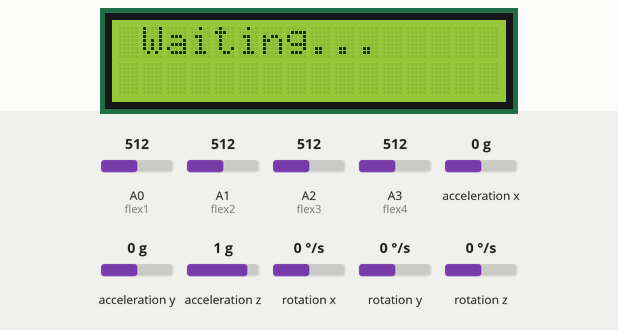
Recording of a sketch running on a simulated Arduino Uno, built with avr-gcc and run on an emulated ATmega328P. Shown: 16×2 character LCD. The inputs (shaded band) are chosen by the test bench; at power-on: acceleration x 0 g, acceleration y 0 g, A0 (flex1) = 512, A1 (flex2) = 512, A2 (flex3) = 512, A3 (flex4) = 512, acceleration z 1 g, rotation x 0 °/s, rotation y 0 °/s, rotation z 0 °/s. What the sketch prints to the serial monitor is not drawn.

Above: at 4.3 s.
4.4 s: acceleration x set to -0.2 g
At 6.4 s:
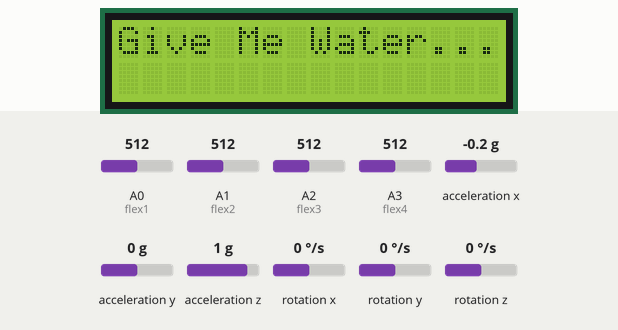
6.7 s: acceleration y set to -0.2 g
At 8.2 s:
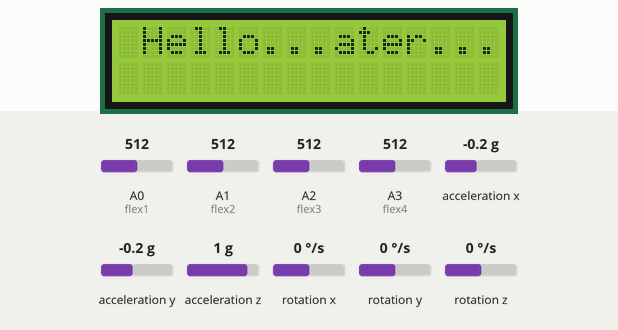
8.7 s: acceleration x set to 0.8 g
At 9.8 s:
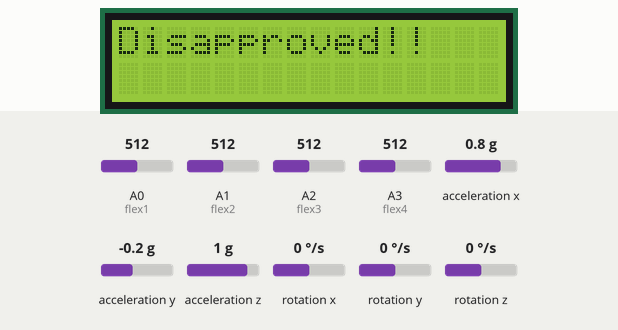
10.7 s: acceleration x set to -1.4 g
At 12.5 s:
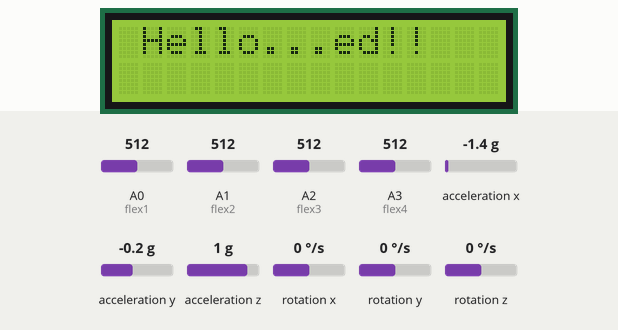
12.8 s: acceleration x set to 0 g
At 14.0 s:
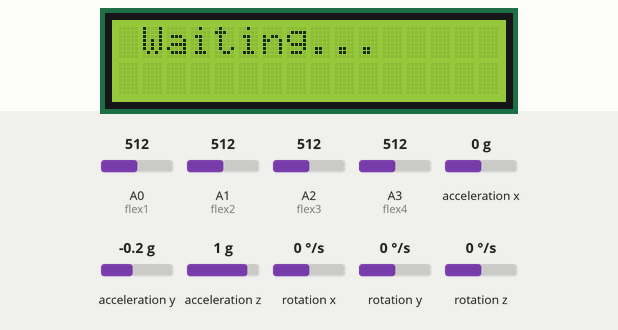
14.8 s: acceleration x set to -0.8 g
At 16.6 s:
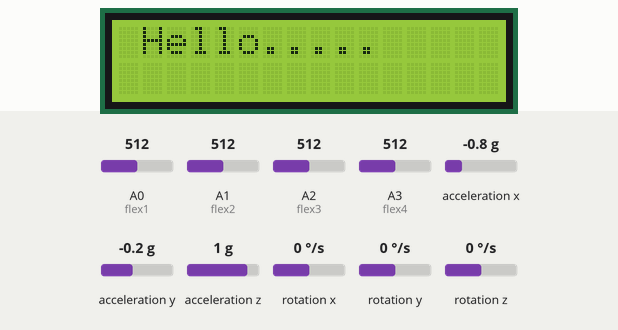
Timing chart, 0 to 17.8 s (numbered marks = the images above; inputs shaded):
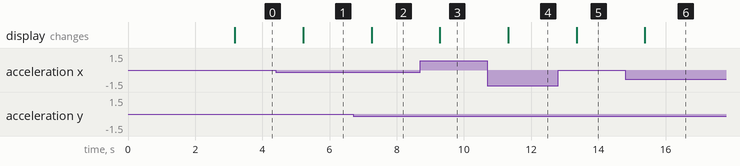

The sketch:

gesture_vocalizer_code.cpp.ino
```cpp
#include <Wire.h>
#include <LiquidCrystal_I2C.h>
#include <MPU6050.h>

LiquidCrystal_I2C lcd(0x27, 16, 2);
MPU6050 mpu;

// Flex pins
const int flex1 = A0;
const int flex2 = A1;
const int flex3 = A2;
const int flex4 = A3;

void setup() {
  Serial.begin(9600);
  Wire.begin();

  lcd.init();
  lcd.begin(16, 2);
  lcd.backlight();
  lcd.setCursor(0, 0);
  lcd.print("Gesture Vocaliser");
  lcd.setCursor(0, 1);
  lcd.print("Initialized...");
  delay(3000);
  lcd.clear();

  mpu.initialize();
  if (!mpu.testConnection()) {
    lcd.print("MPU6050 Fail");
    while (1);
  }

  pinMode(flex1, INPUT);
  pinMode(flex2, INPUT);
  pinMode(flex3, INPUT);
  pinMode(flex4, INPUT);
}

void loop() {
  // Flex sensor readings
  int f1 = analogRead(flex1);
  int f2 = analogRead(flex2);
  int f3 = analogRead(flex3);
  int f4 = analogRead(flex4);

  // MPU6050 readings
  int16_t ax, ay, az;
  mpu.getAcceleration(&ax, &ay, &az);

  Serial.print("F1: "); Serial.print(f1);
  Serial.print(" F2: "); Serial.print(f2);
  Serial.print(" F3: "); Serial.print(f3);
  Serial.print(" F4: "); Serial.print(f4);
  Serial.print(" AX: "); Serial.print(ax);
  Serial.print(" AY: "); Serial.print(ay);
  Serial.print(" AZ: "); Serial.println(az);

  // Gesture 1: all fingers straight
  bool fingersStraight = (f1 < 750 && f2 < 750 && f3 < 750 && f4 < 750);

  // Gesture 2: specific MPU6050 position
  bool helloGesture = (ax <0 && ay <0);

  // Gesture 3: new custom gesture
  //bool winGesture = (f1 > 700 && f2 < 700 && f3 > 700 && f4 >= 709 && ax<0);

 // bool okGesture = (f1 >=750 && f2 >=f1 && f3 > 720 && f4 < 740);

  bool comehereGesture = (f1 >= 725 && f2 >= 717 && f3 >= 730 && f4 >= 740);
  bool givemewaterGesture = (ax < 0);
  bool disapprovalGesture = (ay < 0 &&  ax>0);
  lcd.setCursor(0, 0);

  //if (fingersStraight && specificPosition) {
    //lcd.print("Gesture: Hello");
 // }
  /*if (winGesture) {
    lcd.print(" Victory...         ");
  }*/

  if(helloGesture){
    lcd.print(" Hello...");
  }
  else if(givemewaterGesture){
    lcd.print("Give Me Water...    ");
  }
  else if(disapprovalGesture){
    lcd.print("Disapproved!!     ");
  }
  /*else if (okGesture) {
    lcd.print(" Ok...             ");
  }*/
  else if (comehereGesture) {
    lcd.print(" Come Here...       ");
  }
  else {
    lcd.print(" Waiting...  ");
  }

  delay(1000);
}
```

Measured:
- the behaviour switches between 0 and -0.1 g on acceleration x (found by bisection; images 0 and 1)
- the behaviour switches between 0 and -0.1 g on acceleration y (found by bisection; images 1 and 2)
- after the input at 4.4 s, the display: changes after 0.82 s (image 1)
- after the input at 6.7 s, the display: changes after 0.55 s (image 2)
- after the input at 8.7 s, the display: changes after 0.59 s (image 3)
- after the input at 10.7 s, the display: changes after 0.62 s (image 4)
- after the input at 12.8 s, the display: changes after 0.55 s (image 5)
- after the input at 14.8 s, the display: changes after 0.58 s (image 6)
